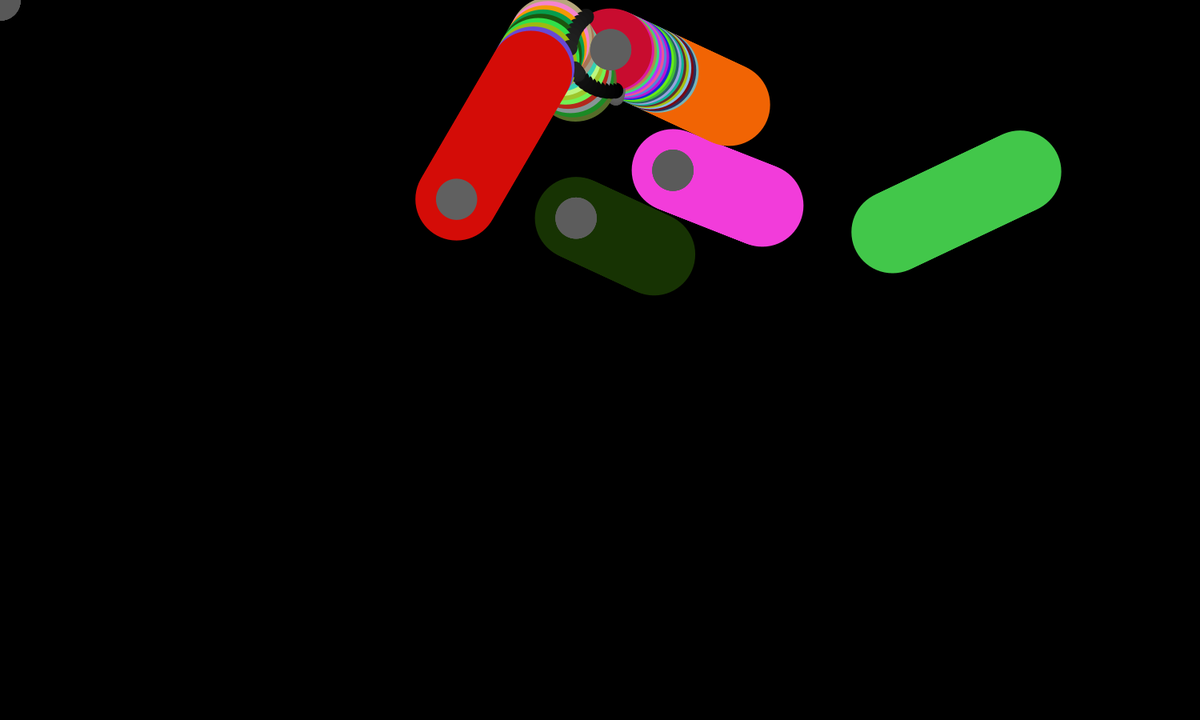
Frame 1 (no input)
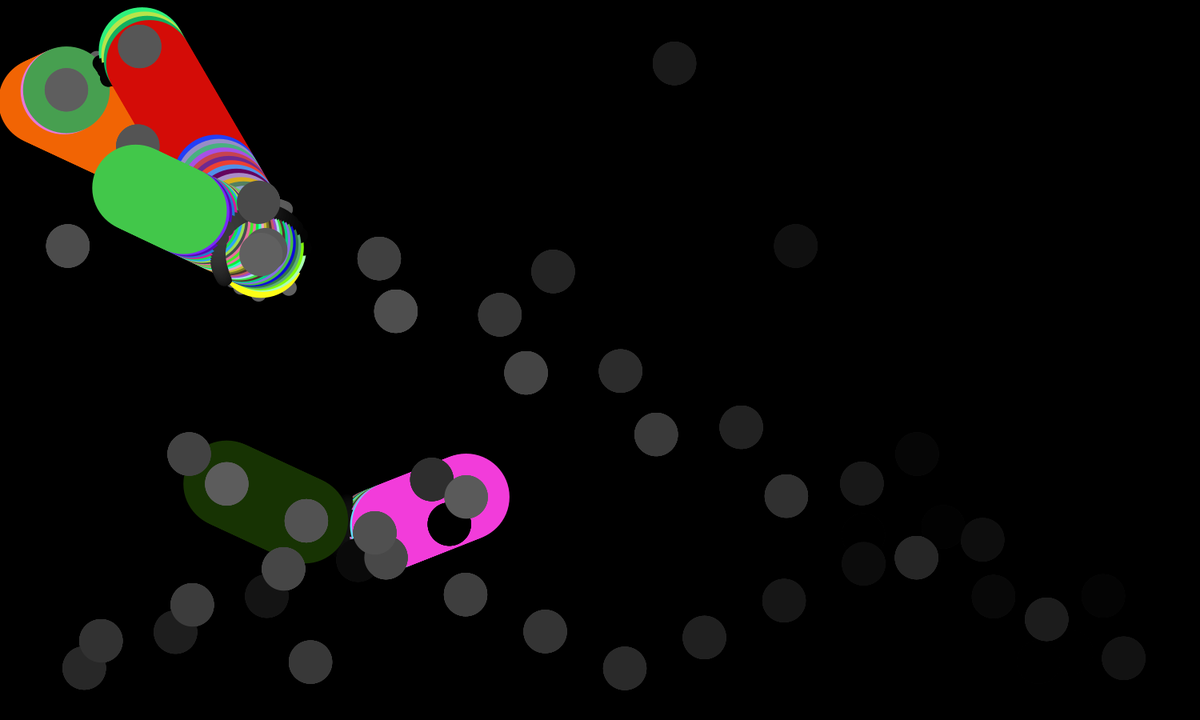
Frame 60 (the mouse pressed at the canvas centre just before this capture)
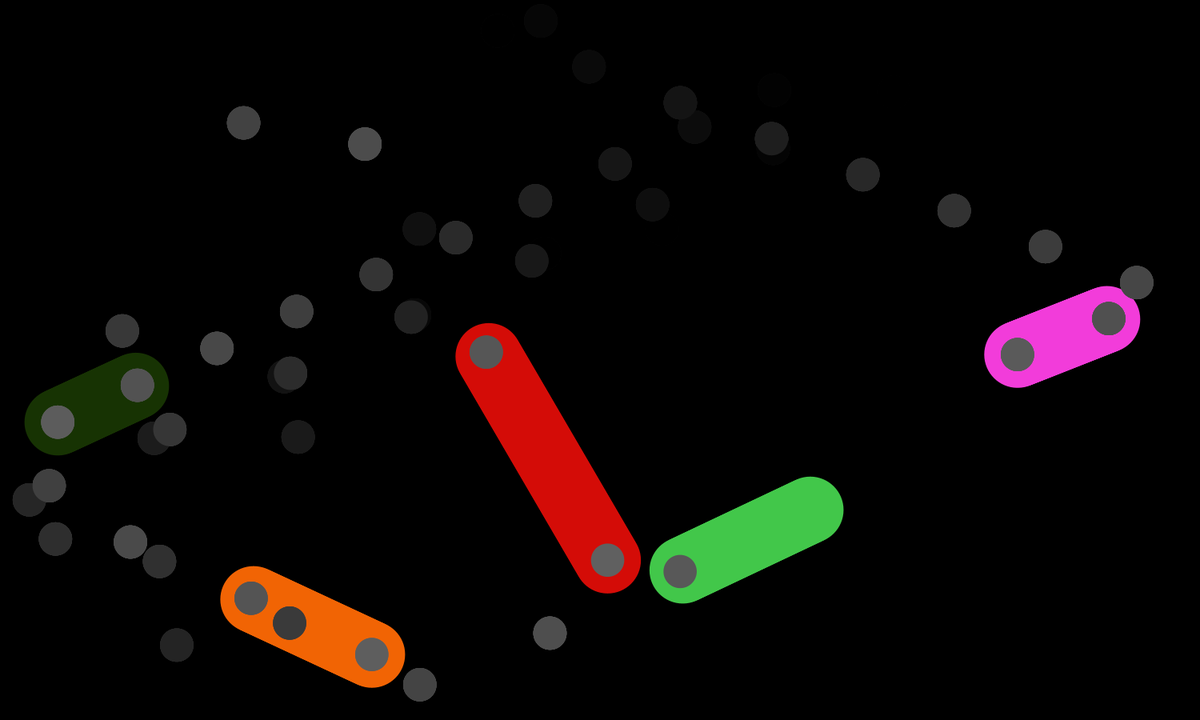
Frame 120 (the mouse held since frame 60 and released just before this capture)

The Processing sketch that drew these frames (run headless with seeded random() and noise(); from frame 60 on, the mouse is pressed at the canvas centre):

// Processing sketch: sketch_100_circles_v8
// ── sketch_100_circles_v8.pde
int _num = 5;
Circle[] circles = {};
float[] xtrail = new float[50];
float[] ytrail = new float[50];

void setup() {
  size(1500,900);
  background(0);
  smooth();
  strokeWeight(0.5);
  fill(150, 50);
  draw_hundred();
  
  for (int i = 0; i < xtrail.length; i++) {
    xtrail[i] = 0;
    ytrail[i] = 0;
  }
  
}


//circle class
class Circle {
  float x, y, radius, xdirection, ydirection;
  color circColor;
  
  Circle() { //circle object
    x = random(50, width-50); //random height and width
    y = random(50, height-50);
    //radius = random(120);
    radius = 50 + 30 * sin( frameCount * 0.05f );
    circColor = color(random(255), random(255), random(255));
    xdirection = random(10) - 5.5;
    ydirection = random(10) - 5.5;
  }
  
  void drawCircle(color c) {
    //noStroke();
    fill(c);
    stroke(0, 0);
    ellipse(x, y, radius*2, radius*2);

  }
  
  void redrawCircle() {
    color newCircColor = color(random(255), random(255), random(255));
    fill(newCircColor);
    stroke(0, 0);
    ellipse(x, y, radius*2, radius*2);
  }
  
  
  void animate() {
    float dist, k, IH, isX, isY, xDiff, yDiff, isX1, isX2, isY1, isY2;
    
    x += xdirection;
    y += ydirection;
    
    if ((x < radius) || (x > width - radius)) xdirection = -xdirection;
    if ((y < radius) || (y > height - radius)) ydirection = -ydirection;
    
    //detect interactions between circles
    boolean collision = false;
    
    for (int i = 0; i < circles.length; i++) { //check all circles for collisions
    Circle other = circles[i];
    xDiff = other.x - this.x;
    yDiff = other.y - this.y;
    
     if (other != this) { //check all other circles
       dist= dist(x, y, other.x, other.y); //get distance between radii
       float touchDist = this.radius + other.radius - dist;
       k = (pow(dist,2) + pow(this.radius,2) - pow(other.radius,2))/(2*dist);
       IH = sqrt(pow(radius, 2) - pow(k, 2));
       
       if (IH == 0.0) { //just intersected
         isX = this.x + (xDiff*k)/dist;
         isY = this.y + (yDiff*k)/dist;
         collision = true;
         

         ellipse(isX, isY, 50, 50);
         
         
          //tate(frameCount / -100.0);

       }
       else if (IH > 0) { //intersection creates two points
         isX1 = this.x + (xDiff*k + yDiff*IH)/dist;
         isY1 = this.y + (yDiff*k - xDiff*IH)/dist; 
         isX2 = this.x + (xDiff*k - yDiff*IH)/dist;
         isY2 = this.y + (yDiff*k + xDiff*IH)/dist;   
         collision = true;
         ellipse(isX1, isY1, 20, 20);
         ellipse(isX2, isY2, 20, 20);
       }
     }
       
      
     }
     drawCircle(collision? color(random(255), random(255), random(255)) : circColor);
    }
}
     

void draw() {
  background(0);
   noStroke();
  //fill( 0xee, 0xee, 0xff, 50);
  //rect(0, 0, width, height);
  for (int i=0; i< circles.length; i++) { //iterate through each circle and update location
  //to move all circles
    Circle current = circles[i];
    current.radius = 50 + 30 * sin( frameCount * 0.05f ); //make circles get smaller and larger
    
    
    
    for(int j = 0; j<xtrail.length-1; j++) {
      // and shift all the values down one item
      xtrail[j] = xtrail[j+1]; //so 0th element is 1st places value
      ytrail[j] = ytrail[j+1]; 
      
      // set the fill colour to be darker the 
      // lower its index in the array
      fill(j*2);
      // and draw the circle at the position
      ellipse(xtrail[j], ytrail[j], current.radius, current.radius); 
      
      current.animate();
    
  }
  
  xtrail[xtrail.length-1] = current.x;
  ytrail[ytrail.length-1] = current.y;
  
    
  }
}

void draw_hundred() {
  for (int i=0; i<_num; i++) { //draw 10 circles
    Circle mycircle = new Circle();
    //mycircle.drawCircle();
    circles = (Circle[])append(circles, mycircle); //append circle just made to list
  }
}
